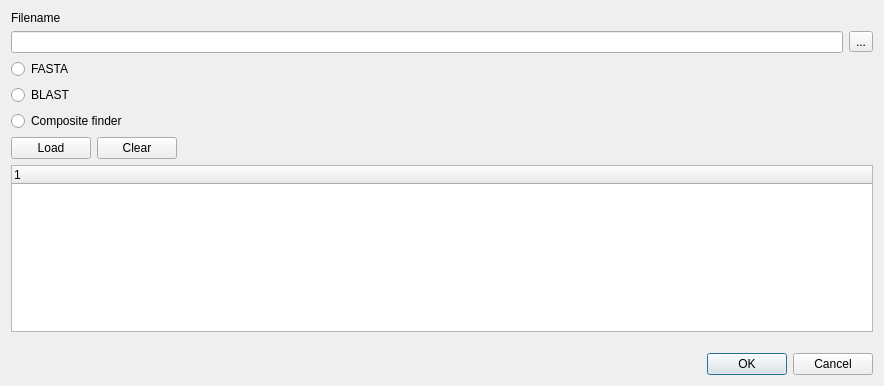
<?xml version="1.0" encoding="UTF-8"?>
<ui version="4.0">
 <class>Dialog</class>
 <widget class="QDialog" name="Dialog">
  <property name="geometry">
   <rect>
    <x>0</x>
    <y>0</y>
    <width>884</width>
    <height>386</height>
   </rect>
  </property>
  <property name="windowTitle">
   <string>Dialog</string>
  </property>
  <layout class="QVBoxLayout" name="verticalLayout">
   <item>
    <widget class="QLabel" name="label_3">
     <property name="statusTip">
      <string>Name of the file to load. This should be BLAST output in TSV format.</string>
     </property>
     <property name="whatsThis">
      <string>Name of the file to load. This should be BLAST output in TSV format.</string>
     </property>
     <property name="text">
      <string>Filename</string>
     </property>
    </widget>
   </item>
   <item>
    <layout class="QHBoxLayout" name="horizontalLayout">
     <item>
      <widget class="QLineEdit" name="TXT_FILENAME">
       <property name="statusTip">
        <string>Name of the file to load. This should be BLAST output in TSV format.</string>
       </property>
       <property name="whatsThis">
        <string>Name of the file to load. This should be BLAST output in TSV format.</string>
       </property>
      </widget>
     </item>
     <item>
      <widget class="QToolButton" name="BTN_FILENAME">
       <property name="statusTip">
        <string>Name of the file to load. This should be BLAST output in TSV format.</string>
       </property>
       <property name="whatsThis">
        <string>Name of the file to load. This should be BLAST output in TSV format.</string>
       </property>
       <property name="text">
        <string>...</string>
       </property>
      </widget>
     </item>
    </layout>
   </item>
   <item>
    <widget class="QRadioButton" name="RAD_FASTA">
     <property name="text">
      <string>FASTA</string>
     </property>
    </widget>
   </item>
   <item>
    <widget class="QRadioButton" name="RAD_BLAST">
     <property name="text">
      <string>BLAST</string>
     </property>
    </widget>
   </item>
   <item>
    <widget class="QRadioButton" name="RAD_COMPOSITES">
     <property name="text">
      <string>Composite finder</string>
     </property>
    </widget>
   </item>
   <item>
    <layout class="QHBoxLayout" name="horizontalLayout_2">
     <item>
      <widget class="QPushButton" name="BTN_LOAD">
       <property name="text">
        <string>Load</string>
       </property>
      </widget>
     </item>
     <item>
      <widget class="QPushButton" name="BTN_CLEAR">
       <property name="text">
        <string>Clear</string>
       </property>
      </widget>
     </item>
     <item>
      <spacer name="horizontalSpacer">
       <property name="orientation">
        <enum>Qt::Horizontal</enum>
       </property>
       <property name="sizeHint" stdset="0">
        <size>
         <width>40</width>
         <height>20</height>
        </size>
       </property>
      </spacer>
     </item>
    </layout>
   </item>
   <item>
    <widget class="QTreeWidget" name="TVW_FILES">
     <column>
      <property name="text">
       <string notr="true">1</string>
      </property>
     </column>
    </widget>
   </item>
   <item>
    <spacer name="verticalSpacer">
     <property name="orientation">
      <enum>Qt::Vertical</enum>
     </property>
     <property name="sizeHint" stdset="0">
      <size>
       <width>20</width>
       <height>40</height>
      </size>
     </property>
    </spacer>
   </item>
   <item>
    <widget class="QDialogButtonBox" name="BTNBOX_MAIN">
     <property name="orientation">
      <enum>Qt::Horizontal</enum>
     </property>
     <property name="standardButtons">
      <set>QDialogButtonBox::Cancel|QDialogButtonBox::Ok</set>
     </property>
    </widget>
   </item>
  </layout>
 </widget>
 <resources/>
 <connections/>
</ui>
